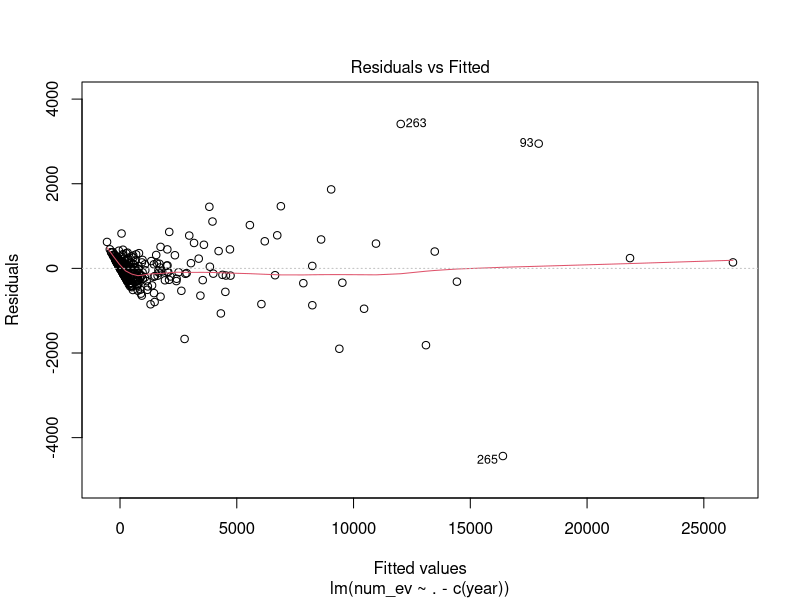
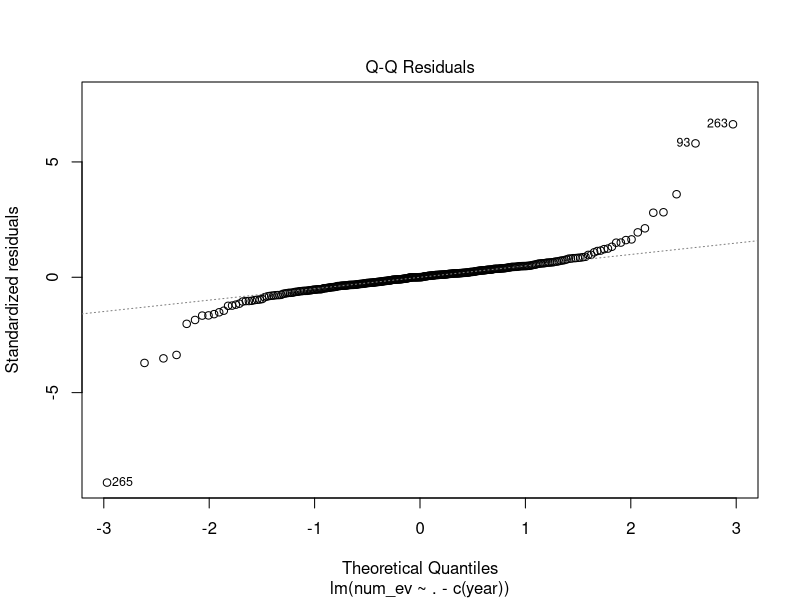
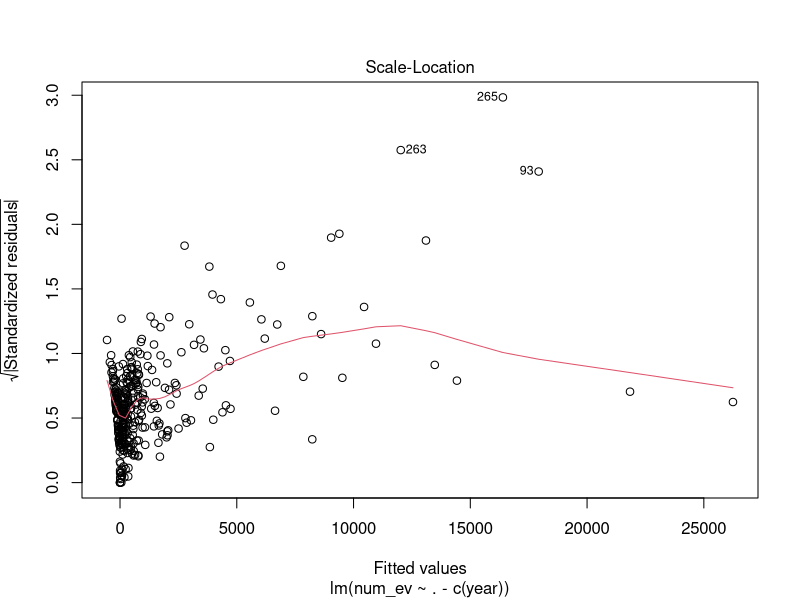
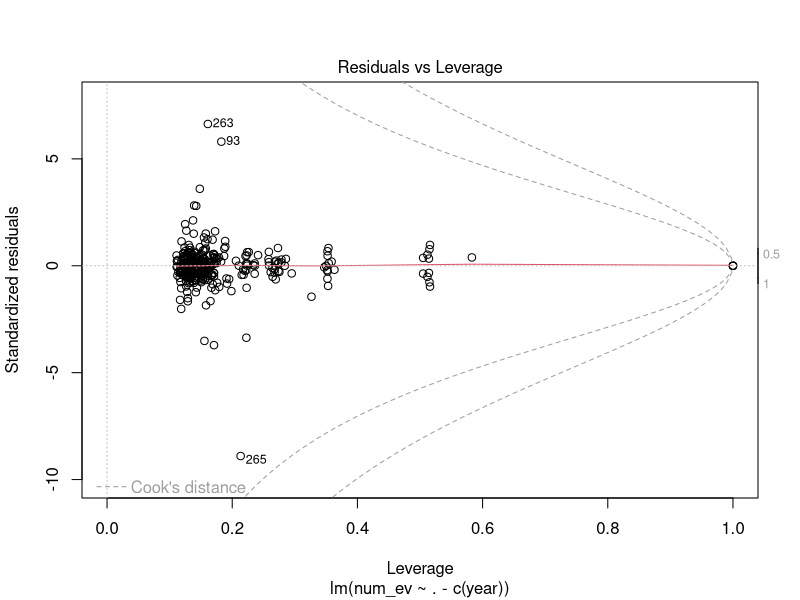
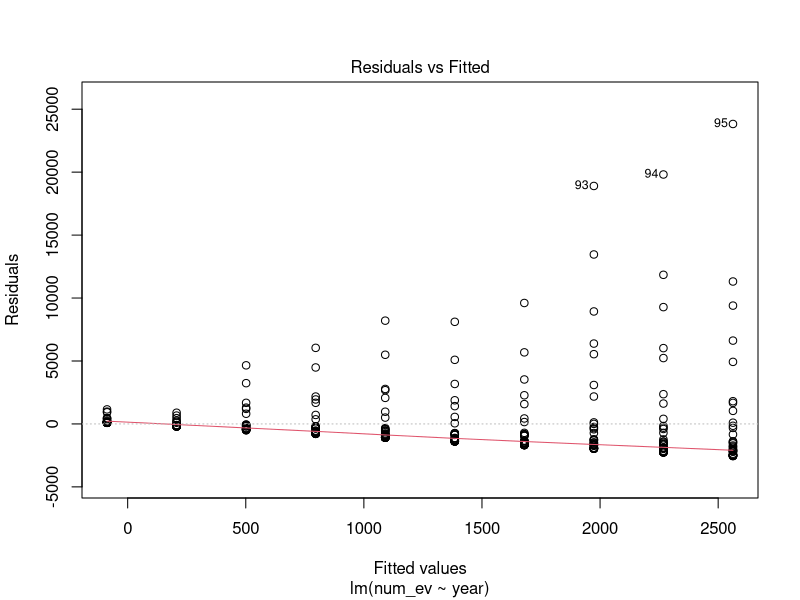
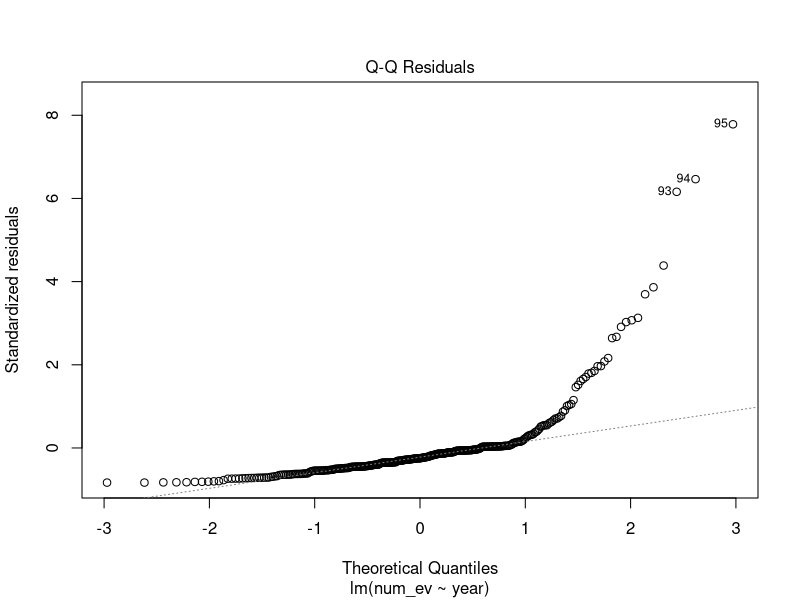
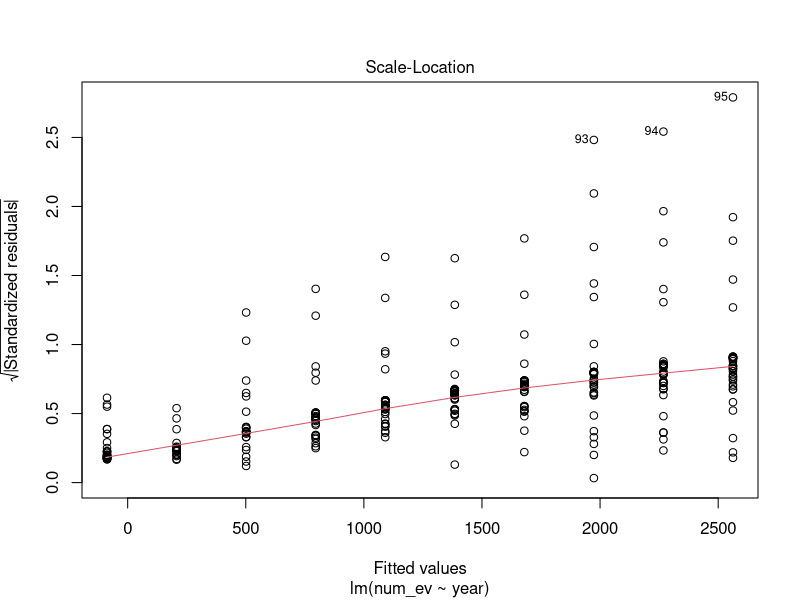
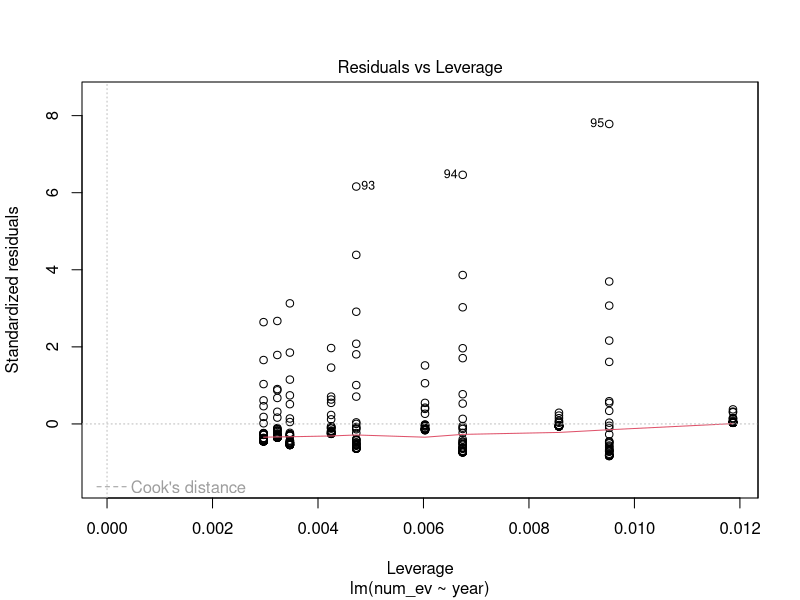

The R source for these figures, in order: (Note: this script raises an error after producing the figures.)
## ---- chunk 1
library(tidyverse)
library(ggplot2)
library(lubridate)
library(reshape2)

rm(list = ls())
## ---- chunk 2
#Population
pop <- read.csv("population.csv")

#select only relevant rows
pop <- pop[1:59,1:27]

#remove county from names
pop$Region <- gsub(" County", "", pop$Region)

#remove x from cols
names(pop) <- gsub("X","", names(pop))

long_pop <- melt(pop, id.vars = c("Region"))

names(long_pop)[2] <- "year"
names(long_pop)[3] <- "population"
names(long_pop)[1] <- "county"
long_pop$year <- as.numeric(as.character(long_pop$year))
long_pop$county <- tolower(long_pop$county)
long_pop$county <- gsub("[^a-zA-Z]", "", long_pop$county)
## ---- chunk 3
#Income
income <- read.csv("forecastedIncome.csv")
income <- select(income, -X)

county_names<- names(income)
income$year<- 2000:2035
income <-subset(income, year >=2010)
col_idx <- grep("^year$", names(income))
income <- income[, c(col_idx, (1:ncol(income))[-col_idx])]

income.long <- pivot_longer(income, cols = 2:59, names_to = "county" , values_to= "avg_income")


income.long$county <- tolower(income.long$county)
income.long$county <- gsub("[^a-zA-Z]", "", income.long$county)



county_names <-county_names[-length(county_names)]
county_names <- tolower(county_names)
county_names <- gsub("[^a-zA-Z]", "", county_names)




## ---- chunk 4
#Charging Station
chargers <- read.csv("county_chargers.csv")

#charging
chargers1 <- read.csv("county_datapoints.csv")
chargers1$county <- tolower(chargers1$county)
chargers1$county <- gsub("[^a-zA-Z]", "", chargers1$county)

#charger_forecast
charger_forecast <- read.csv("charger_forecast.csv")
names(charger_forecast)[2] <- "chargers"

#chargers forecast
char_for <- read.csv("charger_forecast.csv")
charger_X <-  char_for[char_for$year_list>2020,]
names(charger_X)[2] <- "forecast_charger"
charger_X$county <- tolower(charger_X$county)
charger_X$county <- gsub("[^a-zA-Z]", "", charger_X$county)
charger_forecast<-rename(charger_forecast, c('year'= 'year_list'))
charger_forecast$county <- tolower(charger_forecast$county)
charger_forecast$county <- gsub("[^a-zA-Z]", "", charger_forecast$county)
## ---- chunk 5
#Fuel Price
fuel_price <- read.csv("CA_GasPreds_1995_2035.csv")
names(fuel_price) <- c("Date", "GasPrice_gal")
fuel_price$Date <- as.Date(fuel_price$Date, format = "%m/%d/%Y")
fuel_price$year <- year(fuel_price$Date)
f <- fuel_price %>% 
  group_by(year) %>% 
  summarise(avg_price = mean(GasPrice_gal))

gas_price <- f[f$year>2010,]
names(gas_price)[2] <- "gas_price"
## ---- chunk 6
#Vehicle price
vehicle_price <- read.csv("Vehicle_prices_final.csv")
names(vehicle_price)[1] <- "year"
## ---- chunk 7
#Miles per kwh
mpk <- read.csv("forecastedMPKwh.csv")
mpk <- select(mpk, -X)
names(mpk)[1] <- "year"
## ---- chunk 8
Y <- read.csv("numEV_CountyandYear.csv")
Y <- select(Y, -X)

#Y<-Y%>% 
  #group_by(county)%>%
  #mutate(lag.value = lag(num_ev))
Y<-Y%>% 
  group_by(county)%>%
  mutate(lag.value = cumsum(num_ev))

Y$county <- tolower(Y$county)
Y$county <- gsub("[^a-zA-Z]", "", Y$county)
yearly_sales <- Y %>% 
  group_by(year) %>% 
  summarise(total_sales = sum(num_ev, na.rm = TRUE))
## ---- chunk 9
kw_prices<-read.csv("yearly_kwh_prices.csv")
kw_prices <-subset(kw_prices, year >=2010)
## ---- chunk 10
final <- merge(Y, gas_price, by = "year")
final <- merge(final, vehicle_price, by = "year")
final <- merge(final, mpk, by = "year")
final <-merge(final, kw_prices, by= "year")
final <- merge(final, long_pop, by = c("county", "year")) 
final<- right_join(final, income.long, by= c("county", "year"))

#lose rows over here
final <- merge(final, chargers1[,c("county","year","csum")], by = c("county", "year"))
#final$avg_income <- (final$low+final$medium+final$high)/3
final<-rename(final, c("chargers" ='csum'))
#model_data<-final %>% group_by(county)%>% 
 # summarise(Avg_County_come= mean(avg_income))
#model_data<-model_data %>% group_by(year)%>% 
#  summarise(Total_year_EV= sum(num_ev))

#head(model_data)
#model_data <- select(final, -c("year", "county", "low", "medium", "high"))

#preping data for model

#scale
## ---- chunk 11
final<-na.omit(final)

lm0 <- lm(num_ev~.-c(year), data=final)
summary(lm0)

plot(lm0)


lm1 <- lm(num_ev~year, data=final)
summary(lm1)

plot(lm1)
ggplot(final, aes(y=num_ev, x=year+chargers+gas_price+high+low+mid+m_p_k+dollar.per.kw+population+avg_income))+
  stat_summary(fun.data = mean_cl_normal)+
  geom_smooth(method='lm', formula=y~x)


lm2 <- lm(num_ev ~poly(num_ev, x=year+chargers+gas_price+high+low+mid+m_p_k+dollar.per.kw+population+avg_income), data= final)
summary(lm2)

plot(fitted((lm2), residuals(lm2)))



lm3 <- lm(num_ev ~., data= final)
summary(lm3)

## ---- chunk 12


new_Y<-Y[,-4]

new_Y <- pivot_wider(new_Y, names_from =year, values_from=num_ev)
new_Y$'2021'<-0
#new_Y$'2022'<-0
#new_Y$'2023'<-0
#new_Y$'2024'<-0
#new_Y$'2025'<-0
#new_Y$'2026'<-0
#new_Y$'2027'<-0
#new_Y$'2028'<-0
#new_Y$'2029'<-0
#new_Y$'2030'<-0
#new_Y$'2031'<-0
#new_Y$'2032'<-0
#new_Y$'2033'<-0
#new_Y$'2034'<-0
#new_Y$'2035'<-0
#new_Y <- pivot_longer(new_Y, cols = 2:27, names_to = "year", values_to= "num_ev")
new_Y <- pivot_longer(new_Y, cols = 2:13, names_to = "year", values_to= "num_ev")
new_Y$year<-as.numeric(new_Y$year)

future_x <- merge(new_Y, gas_price, by = "year")
future_x <- merge(future_x, vehicle_price, by = "year")
future_x <- merge(future_x, mpk, by = "year")
future_x <-merge(future_x, kw_prices, by= "year")
future_x <- merge(future_x, long_pop, by = c("county", "year")) 
future_x<- right_join(future_x, income.long, by= c("county", "year"))
#lose rows over here


future_x <- right_join(future_x, charger_forecast[,c("county","year","chargers")], by = c("county", "year"))
#future_x <- left_join(future_x, Y[, c("lag.value", "county", "year")], by=c("county","year"))
future_x<-future_x%>% 
  group_by(county)%>%
  mutate(lag.value = cumsum(num_ev))
#future_x<-subset(future_x, year > 2020)  

#future_x$num_ev<-0

future_x<- subset(future_x, year <=2021)


future_x<-na.omit(future_x)
## ---- chunk 13

prediction <- predict(lm3, future_x, se.fit = TRUE)

pred.w.plim <- predict(lm3, future_x, interval = "prediction")

pred.w.clim <- predict(lm3,future_x, interval = "confidence")

#matplot(future_x$m_p_k, cbind(pred.w.clim, pred.w.plim[,-1]),
 #       lty = c(1,2,2,3,3), type = "l", ylab = "predicted y")

# length(prediction$fit)

preds_cc <- future_x

preds_cc$preds<- prediction$fit

Y_2021<-subset(preds_cc, year== '2021')  
#Y_2021<-Y_2021$preds & Y_2021$county



ggplot(preds_cc, aes(x=year,y=preds))+ geom_point()

final_preds<- preds_cc%>% group_by(year) %>% summarise(CA_total_ev = sum(preds), Original=sum(num_ev))



## ---- chunk 14
library(caret)
preproc <- preProcess(model_data[,c(2:6)], method = c("center", "scale"))
scaled.new <- predict(preproc, newdata = X_pred)

model <- train(num_ev ~ .,
               data = model_data,
               method = "lm",
               preProcess = c('scale', 'center'))
model$modelInfo
predictions <- predict(model, X_pred)
## ---- chunk 15
prediction <- predict(lm2, scaled.new)

summary(prediction)
## ---- chunk 16

write.csv(preds, "Prediction_california.csv")
